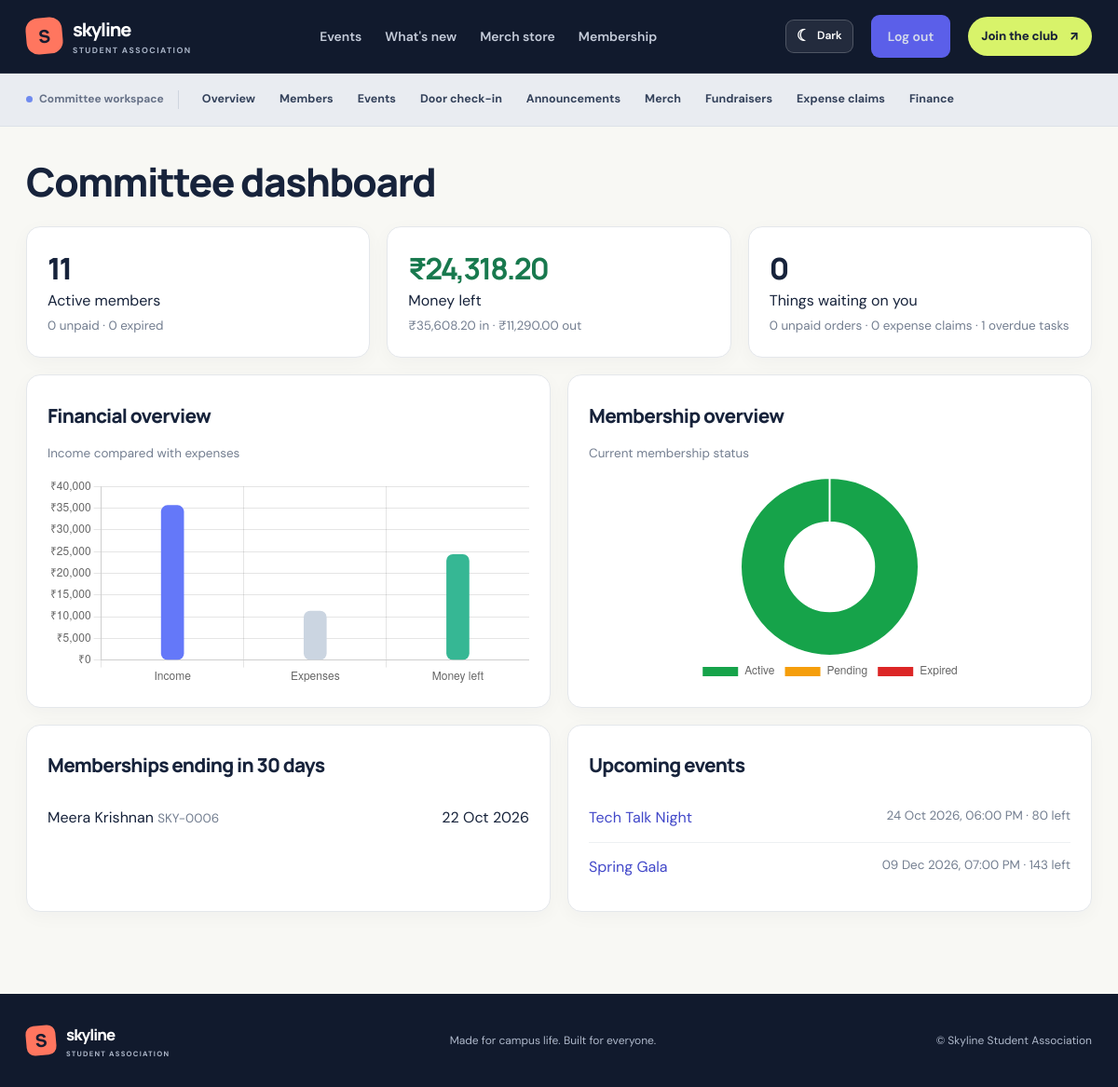
/admin (signed in), run on the app's committed database.
### tables this page shows
CREATE TABLE members (
    id INTEGER PRIMARY KEY,
    code TEXT UNIQUE,
    name TEXT NOT NULL,
    email TEXT UNIQUE NOT NULL,
    phone TEXT,
    tier_id INTEGER NOT NULL REFERENCES tiers(id),
    paid INTEGER NOT NULL DEFAULT 0,
    joined_on TEXT NOT NULL,
    expires_on TEXT,
    reminded_for TEXT
, password_hash TEXT);

CREATE TABLE events (
    id INTEGER PRIMARY KEY,
    name TEXT NOT NULL,
    description TEXT,
    venue TEXT,
    starts_at TEXT NOT NULL,
    capacity INTEGER NOT NULL,
    member_price REAL NOT NULL DEFAULT 0,
    public_price REAL NOT NULL DEFAULT 0,
    created_at TEXT NOT NULL
);

### app.py (the view)
@app.get('/admin')
@admin_required
def admin_dashboard():
    reminded = send_due_reminders()
    if reminded:
        flash(f'{reminded} renewal reminder(s) were sent automatically.')
    members = query(MEMBER_SQL)
    counts = {'active': 0, 'pending': 0, 'expired': 0}
    for m in members:
        counts[member_status(m)] += 1
    limit = (date.today() + timedelta(days=30)).isoformat()
    expiring = query(MEMBER_SQL + ' WHERE m.paid = 1 AND m.expires_on BETWEEN ? AND ? ORDER BY m.expires_on',
                     (today_iso(), limit))
    totals = query("""SELECT COALESCE(SUM(CASE WHEN kind='income' THEN amount END), 0) AS income,
                             COALESCE(SUM(CASE WHEN kind='expense' THEN amount END), 0) AS expense
                      FROM transactions""", one=True)
    upcoming = query(EVENT_SQL + ' WHERE e.starts_at >= ? ORDER BY e.starts_at LIMIT 5', (today_iso(),))
    overdue = query("SELECT COUNT(*) AS n FROM tasks WHERE status != 'done' AND due_date < ?", (today_iso(),), one=True)
    return render_template(
        'admin_dashboard.html', counts=counts, expiring=expiring, upcoming=upcoming,
        income=totals['income'], expense=totals['expense'],
        pending_orders=query("SELECT COUNT(*) AS n FROM orders WHERE status = 'pending'", one=True)['n'],
        pending_claims=query("SELECT COUNT(*) AS n FROM claims WHERE status = 'pending'", one=True)['n'],
        overdue_tasks=overdue['n'])

### app.py (called while the page is built, shortened)
@app.context_processor
def inject_csrf_token():
    from flask_wtf.csrf import generate_csrf
    return {"csrf_token": generate_csrf}

def today_iso():
    return date.today().isoformat()

@app.template_filter('money')
def money_filter(value):
    return f"₹{float(value or 0):,.2f}"

@app.template_filter('pretty')
def pretty_filter(value):
    if not value:
        return ''
    try:
        parsed = datetime.fromisoformat(value)
    except ValueError:
        return value
    if 'T' in value or ' ' in value:
        return parsed.strftime('%d %b %Y, %I:%M %p')
    return parsed.strftime('%d %b %Y')

def member_status(m):
    if not m['paid']:
        return 'pending'
    if m['expires_on'] and m['expires_on'] < today_iso():
        return 'expired'
    return 'active'

@app.context_processor
def inject_globals():
    return {'is_admin': bool(session.get('admin')), 'status_of': member_status}

def admin_required(view):
    @wraps(view)
    def wrapper(*args, **kwargs):
        if not session.get('admin'):
            return redirect(url_for('login', next=request.full_path.rstrip('?')))
        return view(*args, **kwargs)
    return wrapper

def send_due_reminders(days=30):
    limit = (date.today() + timedelta(days=days)).isoformat()
    due = query("""SELECT * FROM members WHERE paid = 1 AND expires_on BETWEEN ? AND ?
                   AND (reminded_for IS NULL OR reminded_for != expires_on)""", (today_iso(), limit))
    return len(due)

### db.py (called while the page is built)
def get_db():
    if 'db' not in g:
        g.db = sqlite3.connect(DB_PATH)
        g.db.row_factory = sqlite3.Row
        g.db.execute('PRAGMA foreign_keys = ON')
    return g.db

def query(sql, args=(), one=False):
    cur = get_db().execute(sql, args)
    rows = cur.fetchall()
    cur.close()
    if one:
        return rows[0] if rows else None
    return rows

### templates/admin_dashboard.html (shortened to what this page needs)
{% extends 'base.html' %}
{% block content %}
<h1>Committee dashboard</h1>
<div class="grid3">
  <div class="card">
    <div class="stat">{{ counts.active }}</div>
    Active members
    <br>
    <span class="muted">
      {{ counts.pending }} unpaid · {{ counts.expired }} expired
    </span>
  </div>
  <div class="card">
    <div class="stat {{ 'pos' if income - expense >= 0 else 'neg' }}">
      {{ (income - expense)|money }}
    </div>
    Money left
    <br>
    <span class="muted">
      {{ income|money }} in · {{ expense|money }} out
    </span>
  </div>
  <div class="card">
    <div class="stat">{{ pending_orders + pending_claims }}</div>
    Things waiting on you
    <br>
    <span class="muted">
      {{ pending_orders }} unpaid orders ·
      {{ pending_claims }} expense claims ·
      {{ overdue_tasks }} overdue tasks
    </span>
  </div>
</div>
<div class="grid2">
  <section class="card">
    <h2>Financial overview</h2>
    <p class="muted">Income compared with expenses</p>
    <div class="chart-container">
      <canvas id="financeChart"
              role="img"
              aria-label="Bar chart comparing income and expenses">
      </canvas>
    </div>
  </section>
  <section class="card">
    <h2>Membership overview</h2>
    <p class="muted">Current membership status</p>
    <div class="chart-container">
      <canvas id="membershipChart"
              role="img"
              aria-label="Doughnut chart of membership statuses">
      </canvas>
    </div>
  </section>
</div>
<div class="grid2">
  <section class="card">
    <h2>Memberships ending in 30 days</h2>
    {% for m in expiring %}
      <div class="item">
        <span>
          {{ m.name }}
          <span class="muted">{{ m.code }}</span>
        </span>
        <span>{{ m.expires_on|pretty }}</span>
      </div>
    {% else %}
      <p class="muted">
        No renewals due. Reminders go out automatically.
      </p>
    {% endfor %}
  </section>
  <section class="card">
    <h2>Upcoming events</h2>
    {% for e in upcoming %}
      <div class="item">
        <a href="{{ url_for('admin_event', event_id=e.id) }}">
          {{ e.name }}
        </a>
        <span class="muted">
          {{ e.starts_at|pretty }} · {{ e.seats_left }} left
        </span>
      </div>
    {% else %}
      <p class="muted">No upcoming events.</p>
    {% endfor %}
  </section>
</div>
<script>
document.addEventListener("DOMContentLoaded", function () {
  // Financial chart
  const financeCanvas = document.getElementById("financeChart");
  if (financeCanvas && typeof Chart !== "undefined") {
    new Chart(financeCanvas, {
      type: "bar",
      data: {
        labels: ["Income", "Expenses", "Money left"],
        datasets: [{
          label: "Amount (₹)",
          data: [
            {{ income|default(0)|tojson }},
            {{ expense|default(0)|tojson }},
            {{ (income - expense)|default(0)|tojson }}
          ],
          backgroundColor: ["#6478f9", "#cbd5e1", "#36b794"],
          hoverBackgroundColor: ["#5267eb", "#b5c3d5", "#269f7e"],
          borderRadius: 7,
          borderSkipped: false,
          barThickness: 24,
          maxBarThickness: 28
        }]
      },
      options: {
        responsive: true,
        maintainAspectRatio: false,
        plugins: {
          legend: { display: false }
        },
        scales: {
          y: {
            beginAtZero: true,
            ticks: {
              callback: function(value) {
                return "₹" + value.toLocaleString("en-IN");
              }
            }
          }
        }
      }
    });
  }
  // Membership chart
  const membershipCanvas =
    document.getElementById("membershipChart");
  if (membershipCanvas && typeof Chart !== "undefined") {
    new Chart(membershipCanvas, {
      type: "doughnut",
      data: {
        labels: ["Active", "Pending", "Expired"],
        datasets: [{
          data: [
            {{ counts.active|default(0)|tojson }},
            {{ counts.pending|default(0)|tojson }},
            {{ counts.expired|default(0)|tojson }}
          ],
          backgroundColor: [
            "#16a34a",
            "#f59e0b",
            "#dc2626"
          ],
          borderWidth: 2
        }]
      },
      options: {
        responsive: true,
        maintainAspectRatio: false,
        plugins: {
          legend: {
            position: "bottom"
          }
        }
      }
    });
  }
});
</script>
{% endblock %}

### static/style.css (style rules this page uses)
:root { --ink: #17243b; --ink-deep: #101b31; --ink-soft: #283752; --paper: #f7f7f3; --white: #ffffff; --muted: #747e8e; --line: #e4e7e9; --lime: #d7f36a; --blue: #647df5; --brand: #536de8; --brand-dark: #3c52c5; --ok: #18794e; --warn: #a96510; --bad: #b42332; --shadow: 0 16px 42px rgba(23, 36, 59, .07); }
* { box-sizing: border-box; }
html { scroll-behavior: smooth; }
body { margin: 0; font-family: 'DM Sans', system-ui, -apple-system, 'Segoe UI', sans-serif; background: var(--paper); color: var(--ink); line-height: 1.6; -webkit-font-smoothing: antialiased; }
a { color: var(--brand-dark); text-decoration: none; transition: color .18s ease, background .18s ease, transform .18s ease; }
.muted { color: var(--muted); font-size: .84rem; }
h1, h2, h3, h4 { color: var(--ink); font-family: 'Manrope', sans-serif; letter-spacing: -.035em; }
main h1 { margin: .2em 0 .55em; font-size: clamp(1.9rem, 4vw, 2.65rem); font-weight: 800; line-height: 1.12; }
main h2 { margin: .2em 0 .65em; font-size: 1.3rem; font-weight: 800; }
main p { line-height: 1.65; }
.grid2 { display: grid; grid-template-columns: repeat(auto-fit, minmax(min(100%, 300px), 1fr)); gap: 18px; }
.grid3 { display: grid; grid-template-columns: repeat(auto-fit, minmax(min(100%, 220px), 1fr)); gap: 18px; }
.card { padding: 22px; margin-bottom: 18px; border: 1px solid var(--line); border-radius: 13px; background: #fff; box-shadow: 0 3px 12px rgba(23,36,59,.025); }
.stat { font: 800 2rem 'Manrope', sans-serif; letter-spacing: -.06em; }
.item { display: flex; justify-content: space-between; align-items: flex-start; gap: 14px; padding: 13px 0; border-bottom: 1px solid #edf0f2; }
.item:last-child { border-bottom: 0; }
.pos { color: var(--ok); font-weight: 700; }
:root { --ink:#17233b;--ink-deep:#111a2d;--ink-soft:#293854;--paper:#f8f8f4;--white:#fff;--muted:#737e90;--line:#e4e7eb;--lime:#d8f36a;--blue:#5865f2;--brand:#5b5fe9;--brand-dark:#4248c9;--coral:#ff765f;--ok:#18794e;--warn:#a96510;--bad:#b42332;--shadow:0 18px 48px rgba(23,35,59,.10) }
body { background:#f8f8f4;color:var(--ink) }
.card,.table-wrap,.ticket,.col { border-radius:15px }
.card { box-shadow:0 5px 20px rgba(23,36,59,.035) }
.chart-container { position: relative; width: 100%; max-width: 100%; height: 225px; }

### data on the page
members: name "Meera Krishnan", code "SKY-0006", expires_on|pretty "22 Oct 2026"
events: name "Tech Talk Night", starts_at|pretty "24 Oct 2026, 06:00 PM", seats_left "80"
events: name "Spring Gala", starts_at|pretty "09 Dec 2026, 07:00 PM", seats_left "143"

### other printed values
{{ counts.active }} "11"
{{ counts.pending }} "0"
{{ counts.expired }} "0"
{{ (income - expense)|money }} "₹24,318.20"
{{ income|money }} "₹35,608.20"
{{ expense|money }} "₹11,290.00"
{{ pending_orders + pending_claims }} "0"
{{ pending_orders }} "0"
{{ pending_claims }} "0"
{{ overdue_tasks }} "1"
chart data {{ income|default(0)|tojson }} 35608.2
chart data {{ expense|default(0)|tojson }} 11290.0
chart data {{ (income - expense)|default(0)|tojson }} 24318.199999999997
